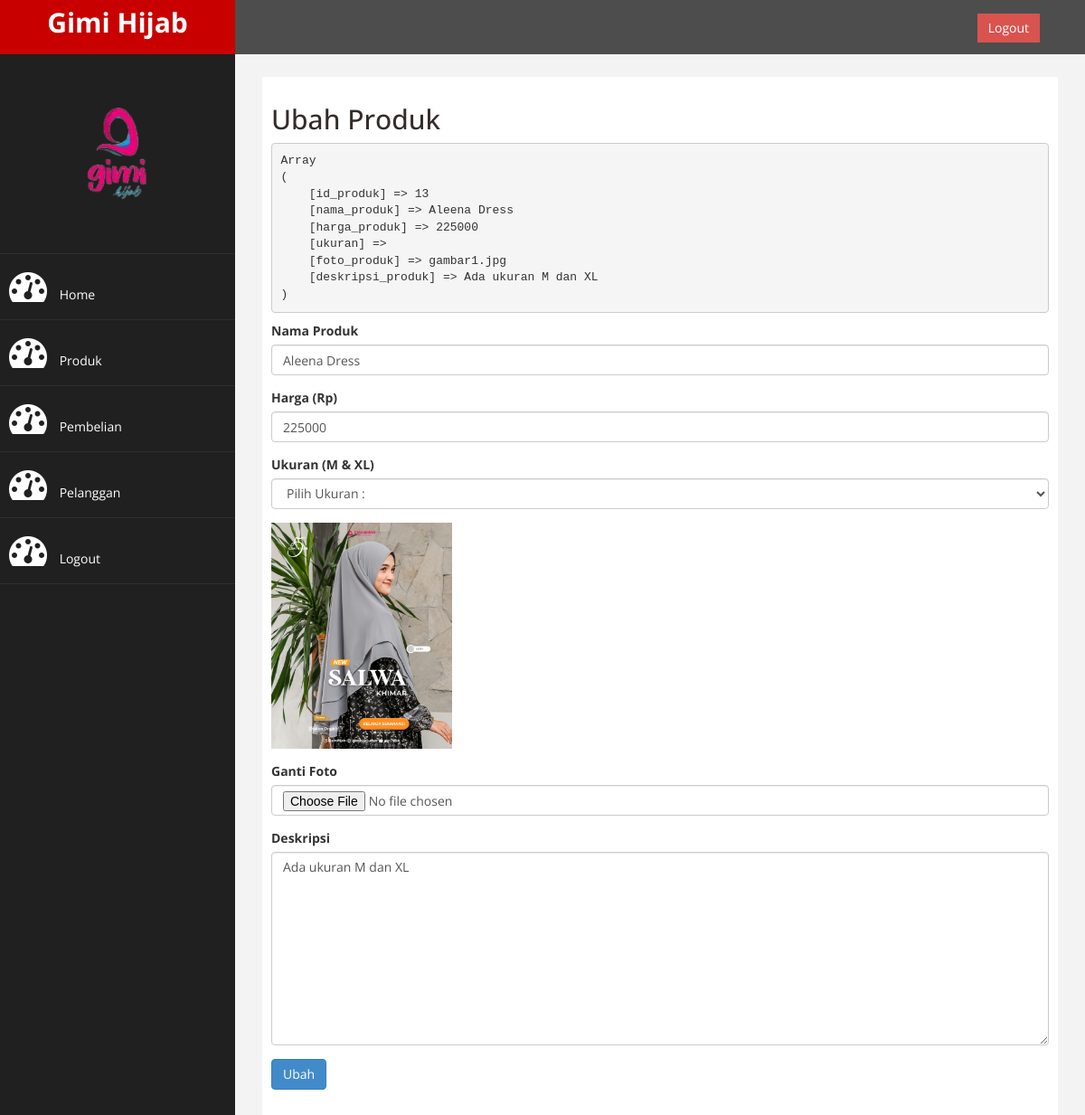
/admin/index.php?halaman=ubahproduk&id=13 (signed in), run on the app's committed database.
### tables this page shows
CREATE TABLE `produk` (
  `id_produk` int(11) NOT NULL,
  `nama_produk` varchar(100) NOT NULL,
  `harga_produk` int(11) NOT NULL,
  `ukuran` varchar(225) NOT NULL,
  `foto_produk` varchar(100) NOT NULL,
  `deskripsi_produk` text NOT NULL
);

### admin/ubahproduk.php (the view, shortened to what this page needs)
<h2>Ubah Produk</h2>
<?php
$ambil=$koneksi->query("SELECT * FROM produk WHERE id_produk='$_GET[id]'");
$pecah=$ambil->fetch_assoc();
echo "<pre>";
print_r($pecah);
echo "</pre>";
?>
<form method="post" enctype="multipart/form-data">
	<div class="form-group">
		  <label>Nama Produk</label>
		  <input type="text" name="nama" class="form-control" value="<?php echo $pecah['nama_produk'];?>">
	</div>
	<div class="form-group">
		  <label>Harga (Rp)</label>
		  <input type="number" class="form-control" name="harga" value="<?php echo $pecah['harga_produk'];?>">
	</div>
	<div class="form-group">
		  <label>Ukuran (M & XL)</label>
		  <select name="ukuran"  class="form-control" >
			<option value="">Pilih Ukuran :</option>
		  </select>
	</div>
	<div class="form-group">
		<img src="../foto_produk/<?php echo $pecah['foto_produk']?>" width="200">
	</div>
	<div class="form-group">
		<label>Ganti Foto</label>
		<input type="file" name="foto" class="form-control">
	</div>
	<div class="form-group">
		<label>Deskripsi</label>
		<textarea name="deskripsi" class="form-control" rows="10"><?php echo $pecah['deskripsi_produk']; ?></textarea>
	</div>
	<button class="btn btn-primary" name="ubah">Ubah</button>
</form>

### admin/assets/css/custom.css (style rules this page uses)
body { font-family: 'Open Sans', sans-serif; }
h2 { color: rgb(52, 43, 43); }

### data on the page
produk: nama "Aleena Dress", harga "225000", foto_produk (picture), deskripsi "Ada ukuran M dan XL"
